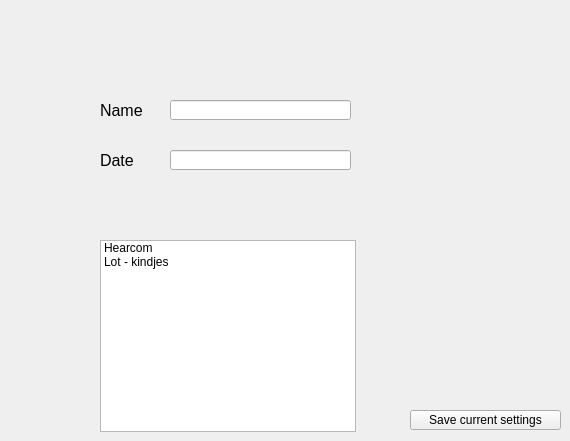
    <widget class="QWidget" name="tab_5" >
     <attribute name="title" >
      <string>Start</string>
     </attribute>
     <widget class="QLabel" name="label_93" >
      <property name="geometry" >
       <rect>
        <x>100</x>
        <y>90</y>
        <width>131</width>
        <height>41</height>
       </rect>
      </property>
      <property name="text" >
       <string>&lt;html>&lt;head>&lt;meta name="qrichtext" content="1" />&lt;style type="text/css">
p, li { white-space: pre-wrap; }
&lt;/style>&lt;/head>&lt;body style=" font-family:'MS Shell Dlg 2'; font-size:8.25pt; font-weight:400; font-style:normal;">
&lt;p style=" margin-top:0px; margin-bottom:0px; margin-left:0px; margin-right:0px; -qt-block-indent:0; text-indent:0px;">&lt;span style=" font-size:12pt;">Name&lt;/span>&lt;/p>&lt;/body>&lt;/html></string>
      </property>
     </widget>
     <widget class="QLabel" name="label_148" >
      <property name="geometry" >
       <rect>
        <x>100</x>
        <y>150</y>
        <width>46</width>
        <height>21</height>
       </rect>
      </property>
      <property name="text" >
       <string>&lt;html>&lt;head>&lt;meta name="qrichtext" content="1" />&lt;style type="text/css">
p, li { white-space: pre-wrap; }
&lt;/style>&lt;/head>&lt;body style=" font-family:'MS Shell Dlg 2'; font-size:8.25pt; font-weight:400; font-style:normal;">
&lt;p style=" margin-top:0px; margin-bottom:0px; margin-left:0px; margin-right:0px; -qt-block-indent:0; text-indent:0px;">&lt;span style=" font-size:12pt;">Date&lt;/span>&lt;/p>&lt;/body>&lt;/html></string>
      </property>
     </widget>
     <widget class="QLineEdit" name="lineEdit_66" >
      <property name="geometry" >
       <rect>
        <x>170</x>
        <y>100</y>
        <width>181</width>
        <height>20</height>
       </rect>
      </property>
     </widget>
     <widget class="QLineEdit" name="lineEdit_67" >
      <property name="geometry" >
       <rect>
        <x>170</x>
        <y>150</y>
        <width>181</width>
        <height>20</height>
       </rect>
      </property>
     </widget>
     <widget class="QToolButton" name="toolButton_21" >
      <property name="geometry" >
       <rect>
        <x>410</x>
        <y>410</y>
        <width>151</width>
        <height>20</height>
       </rect>
      </property>
      <property name="text" >
       <string>Save current settings</string>
      </property>
     </widget>
     <widget class="QListWidget" name="listWidget" >
      <property name="geometry" >
       <rect>
        <x>100</x>
        <y>240</y>
        <width>256</width>
        <height>192</height>
       </rect>
      </property>
      <item>
       <property name="text" >
        <string>Hearcom</string>
       </property>
      </item>
      <item>
       <property name="text" >
        <string>Lot - kindjes</string>
       </property>
      </item>
     </widget>
    </widget>
